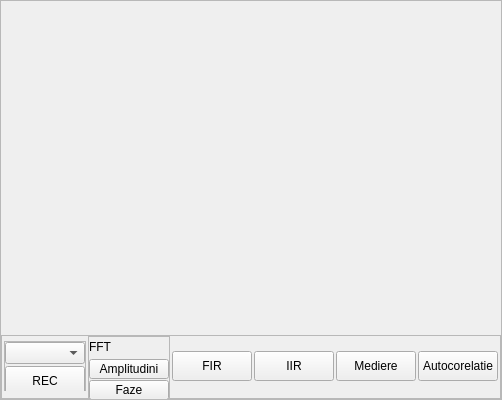
               <widget class="QFrame" name="frame_channel1">
                <property name="minimumSize">
                 <size>
                  <width>0</width>
                  <height>400</height>
                 </size>
                </property>
                <property name="maximumSize">
                 <size>
                  <width>16777215</width>
                  <height>400</height>
                 </size>
                </property>
                <property name="frameShape">
                 <enum>QFrame::StyledPanel</enum>
                </property>
                <property name="frameShadow">
                 <enum>QFrame::Raised</enum>
                </property>
                <layout class="QVBoxLayout" name="verticalLayout_33">
                 <property name="spacing">
                  <number>0</number>
                 </property>
                 <property name="leftMargin">
                  <number>0</number>
                 </property>
                 <property name="topMargin">
                  <number>0</number>
                 </property>
                 <property name="rightMargin">
                  <number>0</number>
                 </property>
                 <property name="bottomMargin">
                  <number>0</number>
                 </property>
                 <item>
                  <widget class="PlotWidget" name="plotWidget_channel_1" native="true"/>
                 </item>
                 <item>
                  <widget class="AutocorrelationPlotWidget" name="plotWidget_autocorrelation_channel_1" native="true">
                   <property name="minimumSize">
                    <size>
                     <width>0</width>
                     <height>0</height>
                    </size>
                   </property>
                  </widget>
                 </item>
                 <item>
                  <widget class="QFrame" name="frame_processing_buttons1">
                   <property name="minimumSize">
                    <size>
                     <width>0</width>
                     <height>64</height>
                    </size>
                   </property>
                   <property name="maximumSize">
                    <size>
                     <width>16777215</width>
                     <height>64</height>
                    </size>
                   </property>
                   <property name="frameShape">
                    <enum>QFrame::StyledPanel</enum>
                   </property>
                   <property name="frameShadow">
                    <enum>QFrame::Raised</enum>
                   </property>
                   <layout class="QHBoxLayout" name="horizontalLayout_5">
                    <property name="spacing">
                     <number>2</number>
                    </property>
                    <property name="leftMargin">
                     <number>2</number>
                    </property>
                    <property name="topMargin">
                     <number>0</number>
                    </property>
                    <property name="rightMargin">
                     <number>2</number>
                    </property>
                    <property name="bottomMargin">
                     <number>2</number>
                    </property>
                    <item>
                     <widget class="QFrame" name="frame_mem">
                      <property name="minimumSize">
                       <size>
                        <width>0</width>
                        <height>50</height>
                       </size>
                      </property>
                      <property name="maximumSize">
                       <size>
                        <width>16777215</width>
                        <height>50</height>
                       </size>
                      </property>
                      <property name="frameShape">
                       <enum>QFrame::StyledPanel</enum>
                      </property>
                      <property name="frameShadow">
                       <enum>QFrame::Raised</enum>
                      </property>
                      <layout class="QVBoxLayout" name="verticalLayout_55">
                       <property name="spacing">
                        <number>2</number>
                       </property>
                       <property name="leftMargin">
                        <number>0</number>
                       </property>
                       <property name="topMargin">
                        <number>0</number>
                       </property>
                       <property name="rightMargin">
                        <number>0</number>
                       </property>
                       <property name="bottomMargin">
                        <number>0</number>
                       </property>
                       <item>
                        <widget class="QComboBox" name="comboBox_gesture_number"/>
                       </item>
                       <item>
                        <widget class="QPushButton" name="button_mem">
                         <property name="minimumSize">
                          <size>
                           <width>0</width>
                           <height>30</height>
                          </size>
                         </property>
                         <property name="maximumSize">
                          <size>
                           <width>16777215</width>
                           <height>30</height>
                          </size>
                         </property>
                         <property name="text">
                          <string>REC</string>
                         </property>
                        </widget>
                       </item>
                      </layout>
                     </widget>
                    </item>
                    <item>
                     <widget class="QFrame" name="frame_fft1">
                      <property name="minimumSize">
                       <size>
                        <width>0</width>
                        <height>64</height>
                       </size>
                      </property>
                      <property name="maximumSize">
                       <size>
                        <width>16777215</width>
                        <height>64</height>
                       </size>
                      </property>
                      <property name="frameShape">
                       <enum>QFrame::StyledPanel</enum>
                      </property>
                      <property name="frameShadow">
                       <enum>QFrame::Raised</enum>
                      </property>
                      <layout class="QVBoxLayout" name="verticalLayout_8">
                       <property name="spacing">
                        <number>2</number>
                       </property>
                       <property name="leftMargin">
                        <number>0</number>
                       </property>
                       <property name="topMargin">
                        <number>0</number>
                       </property>
                       <property name="rightMargin">
                        <number>0</number>
                       </property>
                       <property name="bottomMargin">
                        <number>0</number>
                       </property>
                       <item>
                        <widget class="QLabel" name="fft1Label">
                         <property name="minimumSize">
                          <size>
                           <width>0</width>
                           <height>20</height>
                          </size>
                         </property>
                         <property name="maximumSize">
                          <size>
                           <width>16777215</width>
                           <height>20</height>
                          </size>
                         </property>
                         <property name="text">
                          <string>FFT</string>
                         </property>
                        </widget>
                       </item>
                       <item>
                        <widget class="QPushButton" name="fftAbsChannel1pushButton">
                         <property name="minimumSize">
                          <size>
                           <width>0</width>
                           <height>20</height>
                          </size>
                         </property>
                         <property name="maximumSize">
                          <size>
                           <width>16777215</width>
                           <height>20</height>
                          </size>
                         </property>
                         <property name="text">
                          <string>Amplitudini</string>
                         </property>
                         <property name="checkable">
                          <bool>true</bool>
                         </property>
                        </widget>
                       </item>
                       <item>
                        <widget class="QPushButton" name="fftPhaseChannel1pushButton">
                         <property name="minimumSize">
                          <size>
                           <width>0</width>
                           <height>20</height>
                          </size>
                         </property>
                         <property name="maximumSize">
                          <size>
                           <width>16777215</width>
                           <height>20</height>
                          </size>
                         </property>
                         <property name="text">
                          <string>Faze</string>
                         </property>
                         <property name="checkable">
                          <bool>true</bool>
                         </property>
                        </widget>
                       </item>
                      </layout>
                     </widget>
                    </item>
                    <item>
                     <widget class="QPushButton" name="pushButton_FIR_1">
                      <property name="minimumSize">
                       <size>
                        <width>0</width>
                        <height>30</height>
                       </size>
                      </property>
                      <property name="maximumSize">
                       <size>
                        <width>16777215</width>
                        <height>30</height>
                       </size>
                      </property>
                      <property name="text">
                       <string>FIR</string>
                      </property>
                      <property name="checkable">
                       <bool>true</bool>
                      </property>
                     </widget>
                    </item>
                    <item>
                     <widget class="QPushButton" name="pushButton_IIR_1">
                      <property name="minimumSize">
                       <size>
                        <width>0</width>
                        <height>30</height>
                       </size>
                      </property>
                      <property name="maximumSize">
                       <size>
                        <width>16777215</width>
                        <height>30</height>
                       </size>
                      </property>
                      <property name="text">
                       <string>IIR</string>
                      </property>
                      <property name="checkable">
                       <bool>true</bool>
                      </property>
                     </widget>
                    </item>
                    <item>
                     <widget class="QPushButton" name="pushButton_Mediere_1">
                      <property name="minimumSize">
                       <size>
                        <width>0</width>
                        <height>30</height>
                       </size>
                      </property>
                      <property name="maximumSize">
                       <size>
                        <width>16777215</width>
                        <height>30</height>
                       </size>
                      </property>
                      <property name="text">
                       <string>Mediere</string>
                      </property>
                      <property name="checkable">
                       <bool>true</bool>
                      </property>
                     </widget>
                    </item>
                    <item>
                     <widget class="QPushButton" name="pushButton_Autocorelatie_1">
                      <property name="minimumSize">
                       <size>
                        <width>0</width>
                        <height>30</height>
                       </size>
                      </property>
                      <property name="maximumSize">
                       <size>
                        <width>16777215</width>
                        <height>30</height>
                       </size>
                      </property>
                      <property name="text">
                       <string>Autocorelatie</string>
                      </property>
                      <property name="checkable">
                       <bool>true</bool>
                      </property>
                     </widget>
                    </item>
                   </layout>
                  </widget>
                 </item>
                </layout>
               </widget>
